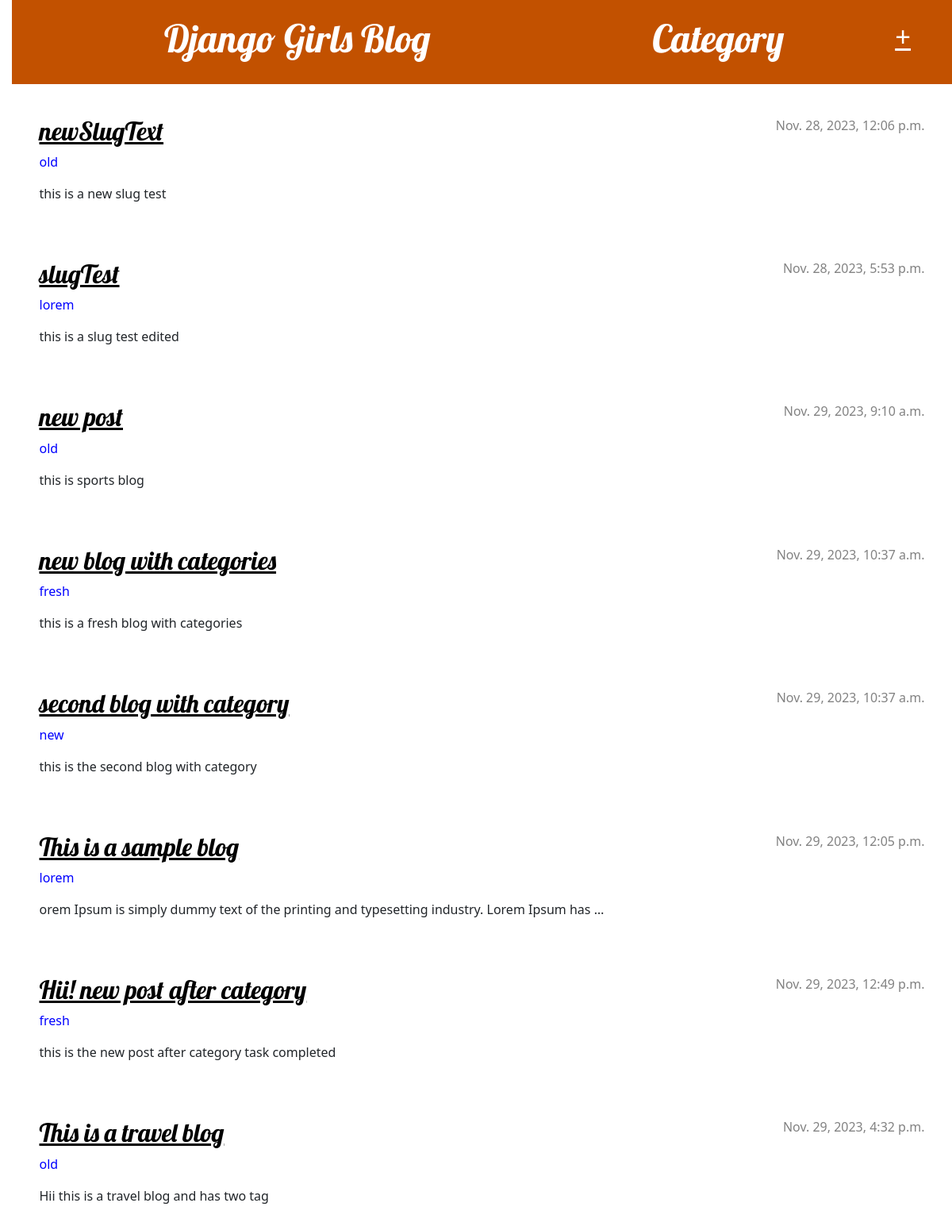
The page / on the database its author committed.
### blog/models.py (models this page shows, shortened)
class Post(models.Model):
    author = models.ForeignKey(settings.AUTH_USER_MODEL, on_delete=models.CASCADE)
    title = models.CharField(max_length=200)
    text = models.TextField()
    created_date = models.DateTimeField(default=timezone.now, editable=False)
    published_date = models.DateTimeField(blank=True, null=True)
    post_slug = AutoSlugField(populate_from='title', unique=True, null=True, default=None, )
    post_cat = models.ForeignKey(Category,on_delete=models.CASCADE,null=True)
    tags = models.ManyToManyField(Tag)

class Category(models.Model):
    title = models.CharField(max_length=60)

### blog/views.py (the view)
# urls.py: path('', views.post_list, name='post_list'),
def post_list(request):
    posts = Post.objects.filter(published_date__lte=timezone.now()).order_by('published_date')
    categories = Category.objects.all()
    return render(request, 'blog/post_list.html', {'posts': posts,'categorie':categories})

### blog/templates/blog/post_list.html
{% extends 'blog/base.html' %}
{% block content %}
    {% if posts.count < 1 %}
    <h1>No Post.</h1>
    {% else %}
    {% for post in posts %}
        <article class="post">
            <time class="date">
                {{ post.published_date }}
            </time>
            <h2><a href="{% url 'post_detail' post_slug=post.post_slug %}">{{ post.title }}</a>
           </h2>
           <p style="color: blue;"> {{post.post_cat.title}}</p>
            <p>{{ post.text|linebreaksbr|truncatewords:15 }}</p>
        </article>
    {% endfor %}
    {% endif %}
{% endblock %}

### blog/static/css/blog.css (style rules this page uses)
h1 a, h2 a { color: #C25100; font-family: 'Lobster'; }
body { padding-left: 15px; }
h1, h2, h3, h4 { font-family: 'Lobster', cursive; }
.date { color: #828282; }
.post { margin-bottom: 70px; }
.post h2 a, .post h2 a:visited { color: #000000; }
.post > .date, .post > .actions { float: right; }

### rows shown on the page
Post: published_date "Nov. 28, 2023, 12:06 p.m.", title "newSlugText", post_cat "old", text "this is a new slug test"
Post: published_date "Nov. 28, 2023, 5:53 p.m.", title "slugTest", post_cat "lorem", text "this is a slug test edited"
Post: published_date "Nov. 29, 2023, 9:10 a.m.", title "new post", post_cat "old", text "this is sports blog"
Post: published_date "Nov. 29, 2023, 10:37 a.m.", title "new blog with categories", post_cat "fresh", text "this is a fresh blog with categories"
Post: published_date "Nov. 29, 2023, 10:37 a.m.", title "second blog with category", post_cat "new", text "this is the second blog with category"
Post: published_date "Nov. 29, 2023, 12:05 p.m.", title "This is a sample blog", post_cat "lorem", text "orem Ipsum is simply dummy text of the printing and typesetting industry. Lorem Ipsum has …"
Post: published_date "Nov. 29, 2023, 12:49 p.m.", title "Hii! new post after category", post_cat "fresh", text "this is the new post after category task completed"
Post: published_date "Nov. 29, 2023, 4:32 p.m.", title "This is a travel blog", post_cat "old", text "Hii this is a travel blog and has two tag"
